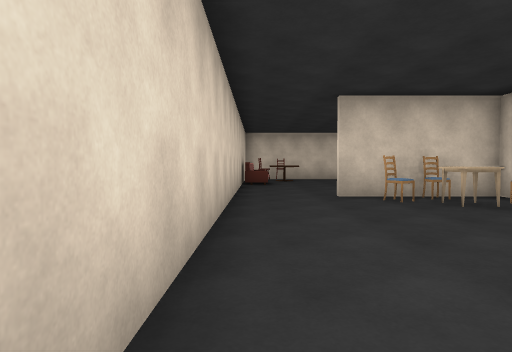
View 1 (above)

22 first-person views from a walk through a 3-D level made in the Unity game engine. The camera is 1.2 m above the floor, tilts 2° down and sees 75° across. The floor is counted in squares, 2 m on a side. Each view is taken from the middle of a square. On the plan, view 1 faces up. The plan holds only what a view shows up to about 10 squares ahead; the rest is blank. The player character is not drawn.

View 2
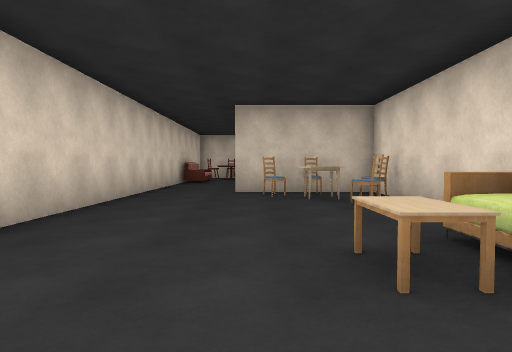

View 3
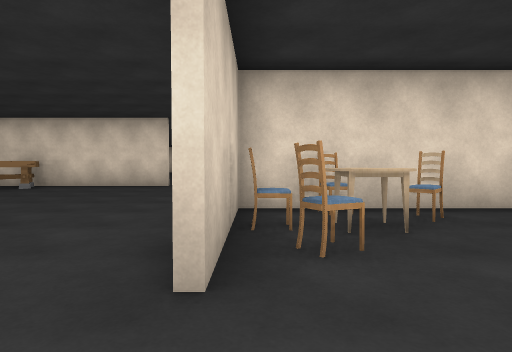

View 4
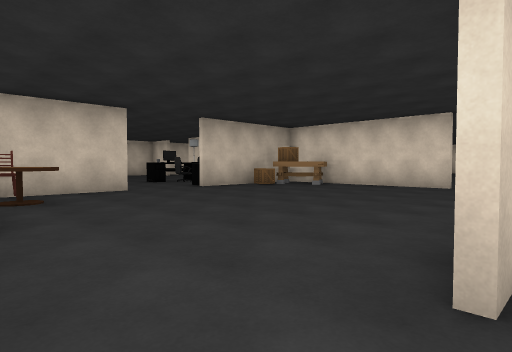

View 5
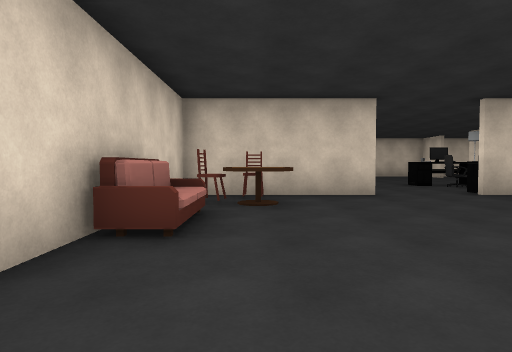

View 6
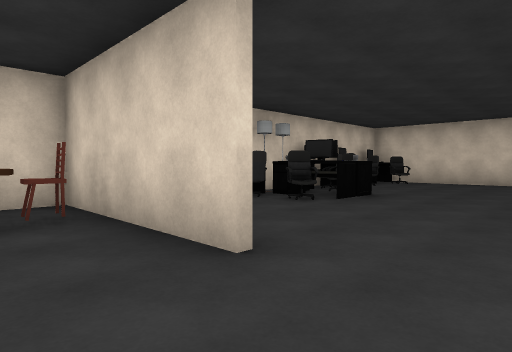

View 7
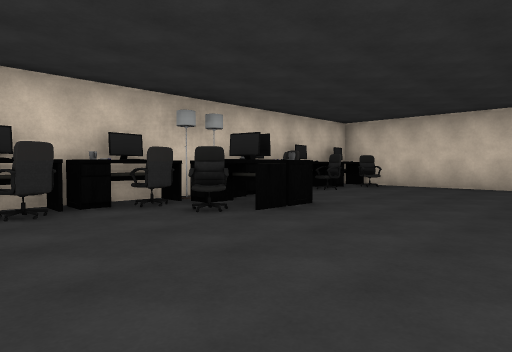

View 8
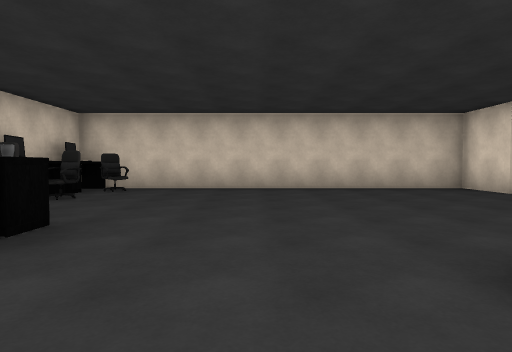

View 9
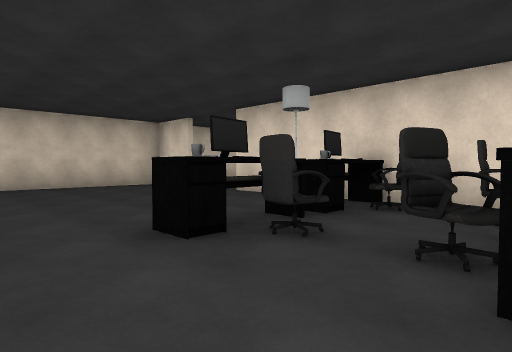

View 10
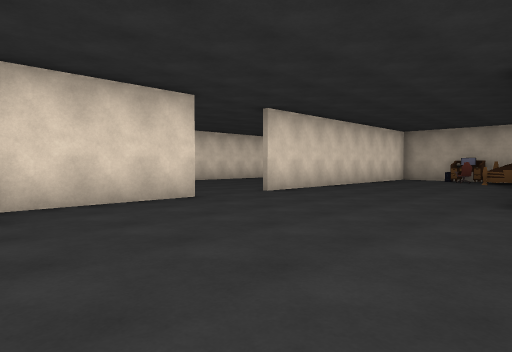

View 11
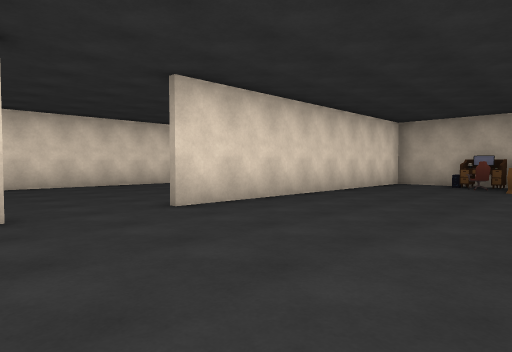

View 12
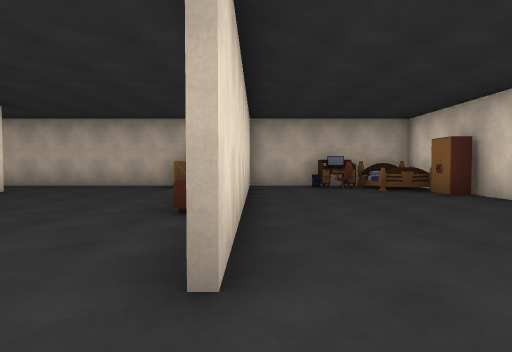

View 13
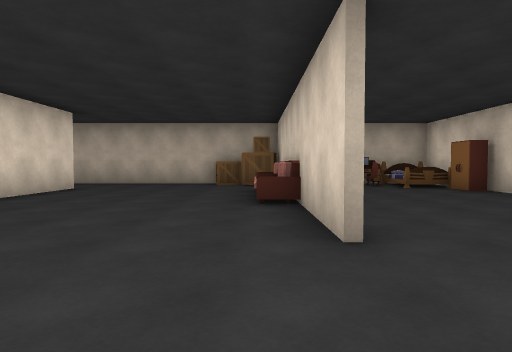

View 14
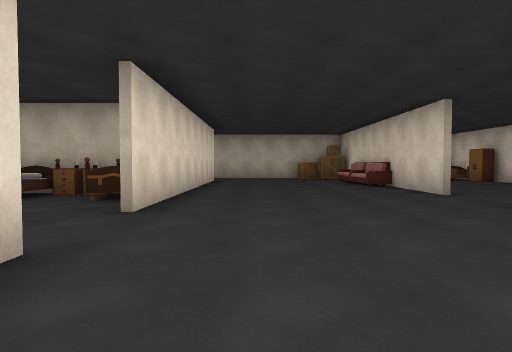

View 15
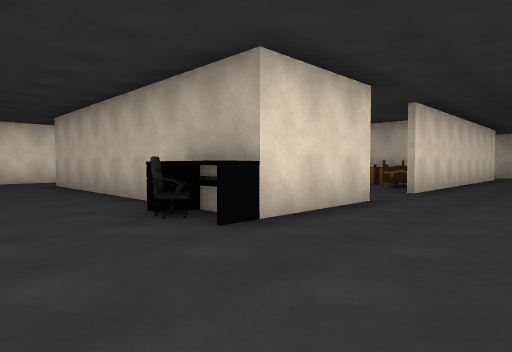

View 16
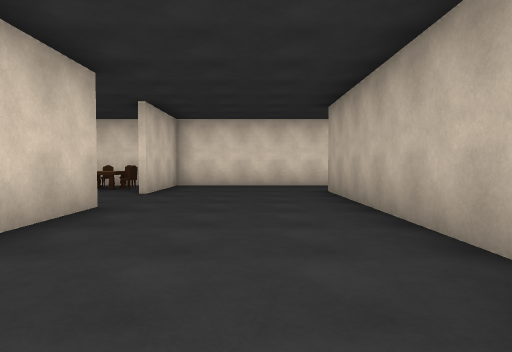

View 17
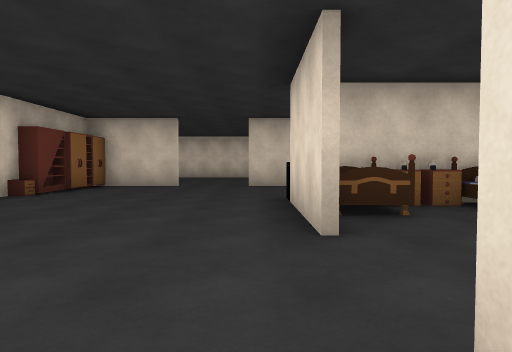

View 18
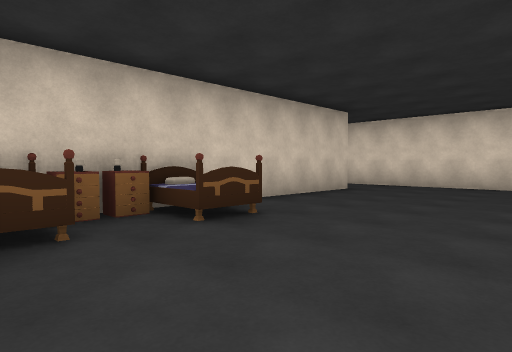

View 19
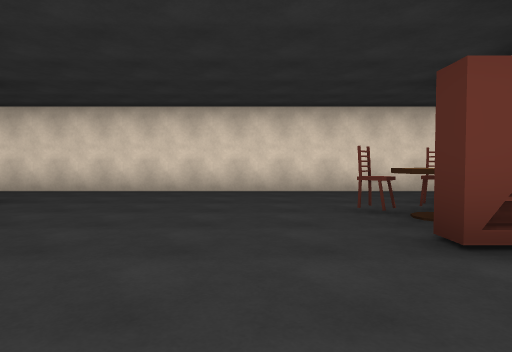

View 20
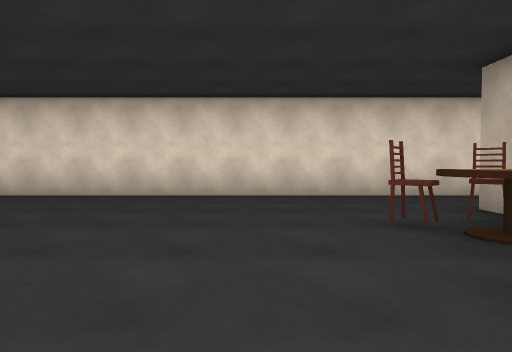

View 21
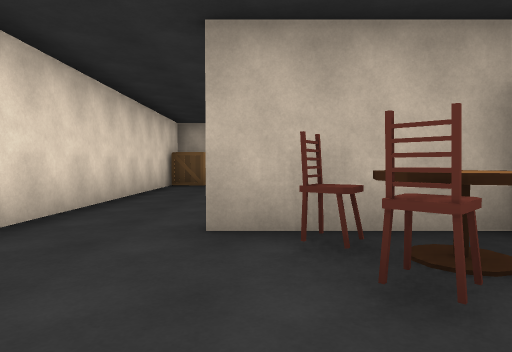

View 22
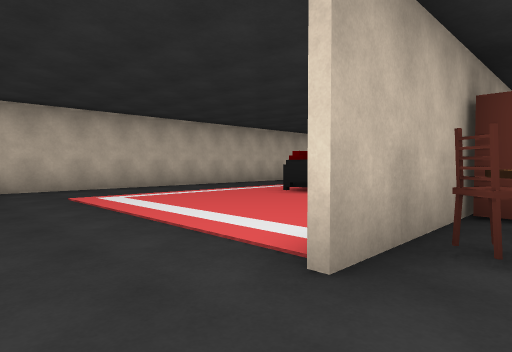

### Floor plan
Points are (right, up) in squares from view 1. A wall is a line through its corners. A room is listed if a view was taken in it or the views show most of it. See-through windows are left out.
Room 1 (views 1, 2, 3, 4, 5, 6, 7, 8, 9, 10, 11)
walls: (3.4, 13.5) (-0.4, 13.5) (-0.4, 12.4); (-0.4, 9.2) (-0.4, 0.5); (9.2, 14.6) (9.2, 19.9); (9.2, 8.4) (9.2, 13.1); (-0.4, 20) (-0.4, 14.6); (4.6, 2.2) (4.6, 6.2) (3.4, 6.2); (9.2, 3) (9.2, 6.5); (9.2, 21.8) (9.2, 23.4) (1.5, 23.4)
ways out: opening at (5.7, 1.5) to room 2; opening at (9, 7.5) to room 2; opening at (9, 20.5)
objects: sofa (0, 10) to (0, 11); chair (0, 12); table (0, 14) to (0, 15); table (0, 16); lamp (0, 17); lamp (0, 18); other object (0, 19); table (0, 20) to (0, 21); other object (0, 22) to (0, 23); table (1, 12); chair (1, 13); chair (1, 17); other object (1, 18); chair (1, 23); chair (2, 6); table (2, 18); table (3, 1); table (3, 5); chair (3, 6); chair (4, 4); chair (4, 5); other object (6, 14); chair (6, 15) to (7, 15); chair (6, 16) to (7, 16); table (6, 17); other object (7, 12) to (8, 13); lamp (7, 17); chair (8, 15); chair (8, 16); table (8, 17)
Room 2 (views 12, 13, 14, 15, 16, 17, 18, 19, 20, 21, 22)
walls: (17.4, 6) (18, 6); (19.5, 6) (22.5, 6); (14.5, 10.8) (14.5, 11.6); (17.4, 13.4) (22.5, 13.4); (14.5, 0.6) (14.5, 8.9); (9.3, 6.5) (9.3, 3.4); (18.1, -1.4) (23, -1.4); (22.5, 13.2) (17.4, 13.2); (10.4, -0.7) (11.2, -0.5); (10.9, -1.4) (16.1, -1.4); (15, 17.2) (13.8, 17.2); (24.4, 0.9) (24.4, 17.2) (21.8, 17.2); (19.8, 17.2) (17.9, 17.2); (11.9, 17.2) (9.8, 17.2); (7.4, -1.4) (9.2, -1.4); (4.7, 2.5) (4.7, 1.5)
ways out: opening at (5.7, 1.5) to room 1; opening at (9, 7.5) to room 1; opening at (12.5, 17); opening at (20.5, 17)
objects: sofa (4, 1); bed (5, -1) to (6, 0); wardrobe (5, 1); desk (7, -1); chair (7, 0); nightstand (9, 14); box (10, -1) to (10, 0); other object (10, 1) to (10, 2); sofa (10, 3) to (10, 4); bookshelf (10, 15); wardrobe (10, 16); bed (15, 7); bed (15, 12) to (15, 13); chair (15, 14); sofa (16, 3); other object (16, 6); nightstand (16, 13); desk (16, 14); nightstand (17, 7); bed (17, 12) to (18, 13); nightstand (17, 14); sofa (18, 3); bed (18, 7); bookshelf (19, 6) to (20, 7); chair (21, 7); box (24, -1) to (24, 0)

Positions as (right, up) in squares from view 1, and headings:
1: (0, 0), facing up
2: (2, -1), facing up
3: (0, 6), facing right
4: (0, 6), facing up-right
5: (1, 7), facing up
6: (5, 12), facing up-left
7: (5, 14), facing up-left
8: (4, 15), facing up
9: (4, 14), facing up-right
10: (4, 12), facing down-right
11: (5, 9), facing down-right
12: (9, 8), facing down
13: (10, 9), facing down
14: (13, 13), facing down
15: (12, 16), facing down-right
16: (15, 15), facing right
17: (14, 8), facing up
18: (15, 9), facing up-right
19: (17, 9), facing right
20: (18, 9), facing right
21: (22, 9), facing down
22: (24, 7), facing down-left
